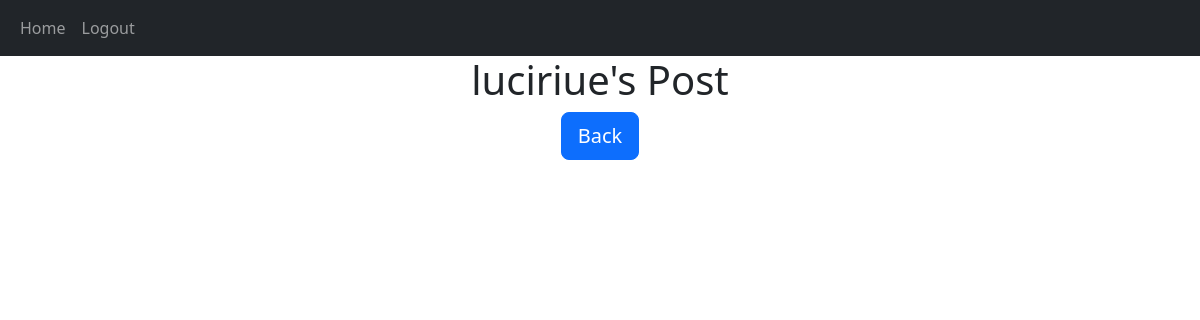
The app's page /posts/luciriue (signed in), older data.
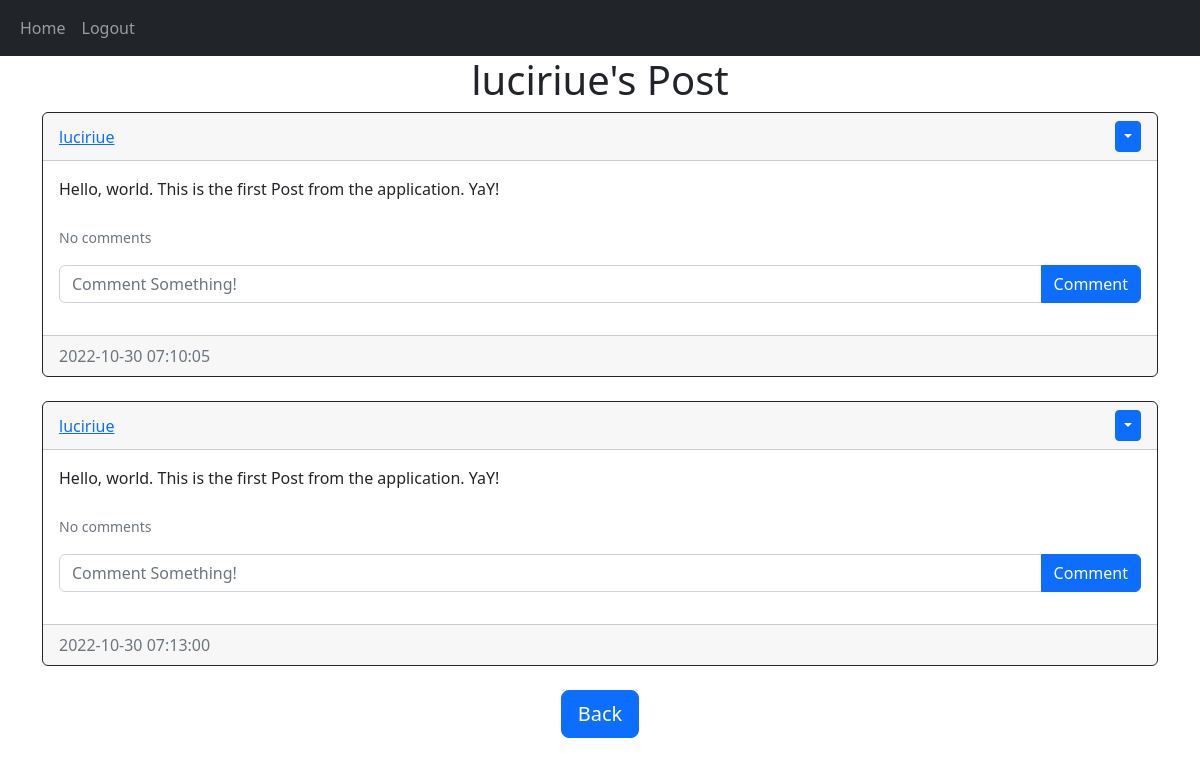
The same page, newer data.
### website/models.py (models this page shows)
class Post(db.Model):
    id = db.Column(db.Integer, primary_key=True)
    text = db.Column(db.Text, nullable=False)
    date_created = db.Column(db.DateTime(timezone=True), default=func.now())
    author = db.Column(db.Integer, db.ForeignKey('user.id', ondelete="CASCADE"), nullable=False)
    comments = db.relationship('Comment', backref='post', passive_deletes=True)

class User(db.Model, UserMixin):
    id = db.Column(db.Integer, primary_key=True)
    email = db.Column(db.String(150), unique=True)
    username = db.Column(db.String(150), unique=True)
    password = db.Column(db.String(150))
    date_created = db.Column(db.DateTime(timezone=True), default=func.now())
    posts = db.relationship('Post', backref='user', passive_deletes=True)
    comments = db.relationship('Comment', backref='user', passive_deletes=True)

### website/views.py (the view)
@views.route("/posts/<username>")
@login_required
def posts(username):
    user = User.query.filter_by(username=username).first()
    if not user:
        flash('No user exists with that username.', category='error')
        return redirect(url_for('views.home'))
    posts = Post.query.filter_by(author=user.id).all()
    return render_template("posts.html", user=current_user, posts=posts, username=username)

### website/__init__.py (called while the page is built)
def create_app():
    blogapp = Flask(__name__)
    blogapp.config['SECRET_KEY'] = "saltkey"
    blogapp.config['SQLALCHEMY_DATABASE_URI'] = f'sqlite:///{DB_NAME}'
    db.init_app(blogapp)
    from .views import views
    from .auth import auth
    blogapp.register_blueprint(views, url_prefix="/")
    blogapp.register_blueprint(auth, url_prefix="/")
    from .models import User, Post
    create_database(blogapp)
    login_manager = LoginManager()
    login_manager.login_view = "auth.login"
    login_manager.init_app(blogapp)
    @login_manager.user_loader
    def load_user(id):
        return User.query.get(int(id))
    return blogapp

### website/templates/posts.html (shortened to what this page needs)
{% extends "posts_div.html" %}
{% block header %}
    {{username}}'s Post
{% endblock %}
{% block footer %}
<div align="center">
    <a href="/home">
        <button type="button" class="btn btn-primary btn-lg">Back</button>
    </a>
</div>
{% endblock %}

### website/templates/posts_div.html (shortened to what this page needs)
{% extends "base.html" %}
{% block content %}
<h1 align="center">{% block header %}Posts{% endblock %}</h1>
<div id="posts">
    {% for post in posts %}
    <div class="card border-dark">
        <div class="card-header d-flex justify-content-between align-items-center">
            <a href="/posts/{{post.user.username}}">{{post.user.username}}</a>
            {% if user.id == post.author %}
            <div class="btn-group">
                <button type="button" class="btn btn-sm btn-primary dropdown-toggle" data-bs-toggle="dropdown"></button>
            </div>
            {% endif %}
        </div>
        <div class="card-body">
            <div class= "card-text">
                {{post.text}}
            </div>
            <br/>
            <p class="card-text">
                {% if post.comments|length > 0 %}
                    <a data-bs-toggle="collapse" href="#comments-{{post.id}}" role="button">
                        <small>View {{post.comments|length}} Comments</small>
                    </a>
                {% else %}
                    <small class="text-muted">No comments</small>
                {% endif %}
            </p>
            <form class="input-group mb-3" method="POST" action="/create-comment/{{post.id}}">
                <input type="text" id="text" name="text" class="form-control" placeholder="Comment Something!"/>
                <button type="submit" class="btn btn-primary">Comment</button>
            </form>
        </div>
        <div class="card-footer text-muted">
            {{post.date_created}}
        </div>
    </div>
    <br/>
    {% endfor %}
</div>
{% block footer %}{% endblock%}
{% endblock %}

Row changes from the older to the newer data that the page shows:
added Post: user.username "luciriue", text "Hello, world. This is the first Post from the application. YaY!", date_created "2022-10-30 07:10:05"
added Post: user.username "luciriue", text "Hello, world. This is the first Post from the application. YaY!", date_created "2022-10-30 07:13:00"
